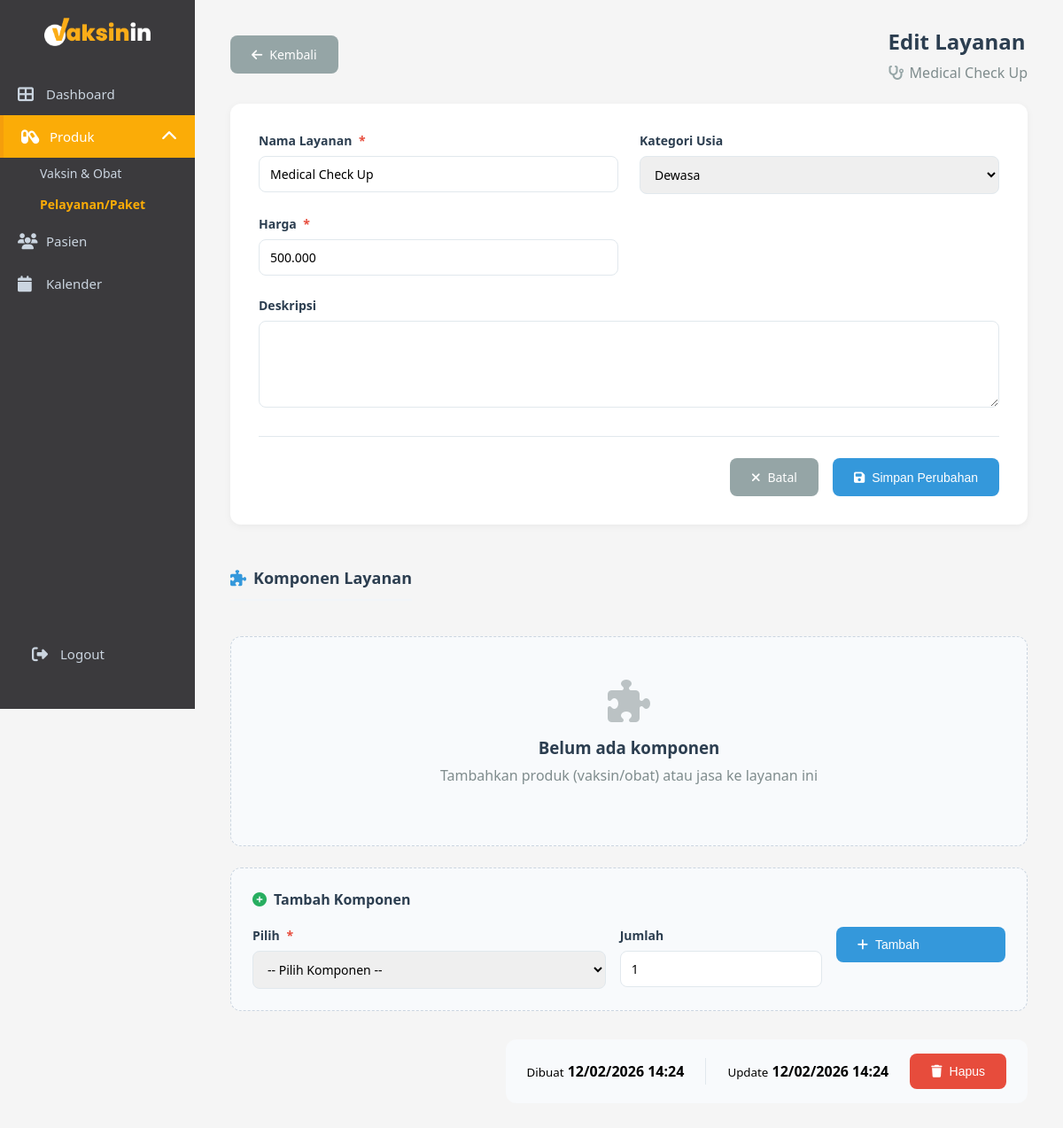
Page /admin/edit_pelayanan.php?id=11&tipe=pelayanan on the earlier database version.
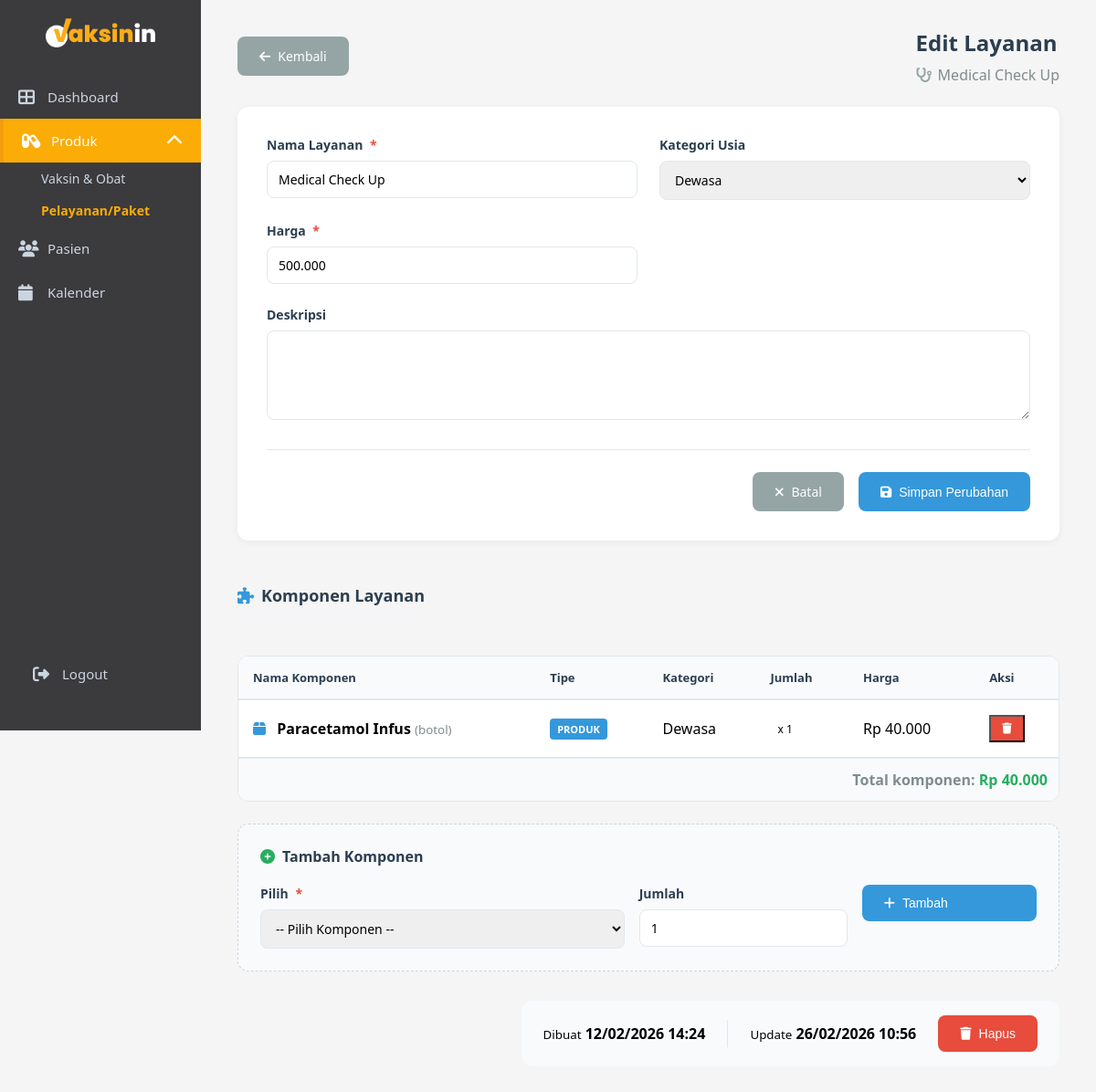
Same page on the later database version.
### tables this page shows
CREATE TABLE `services` (
  `id` int NOT NULL,
  `kode_layanan` varchar(50) DEFAULT NULL,
  `nama_layanan` varchar(255) NOT NULL,
  `kategori_usia` enum('Anak','Dewasa','Semua Usia') DEFAULT 'Semua Usia',
  `tipe` enum('pelayanan','paket','jasa') NOT NULL,
  `deskripsi` text,
  `harga` int DEFAULT '0',
  `kode_paket` varchar(50) DEFAULT NULL,
  `created_at` timestamp NULL DEFAULT CURRENT_TIMESTAMP,
  `updated_at` timestamp NULL DEFAULT CURRENT_TIMESTAMP ON UPDATE CURRENT_TIMESTAMP
);

CREATE TABLE `service_product_components` (
  `id` int NOT NULL,
  `service_id` int NOT NULL,
  `product_id` int NOT NULL,
  `quantity` int DEFAULT '1',
  `created_at` timestamp NULL DEFAULT CURRENT_TIMESTAMP,
  `updated_at` timestamp NULL DEFAULT NULL
);

CREATE TABLE `products` (
  `id` int NOT NULL,
  `kode_produk` varchar(50) DEFAULT NULL,
  `nama_produk` varchar(255) NOT NULL,
  `merk` varchar(100) DEFAULT NULL,
  `kategori` varchar(100) DEFAULT NULL,
  `jenis` varchar(50) DEFAULT NULL,
  `deskripsi` text,
  `satuan` varchar(20) DEFAULT 'dosis',
  `harga` int DEFAULT '0',
  `minimal_stok` int DEFAULT '10',
  `created_at` timestamp NULL DEFAULT CURRENT_TIMESTAMP,
  `updated_at` timestamp NULL DEFAULT CURRENT_TIMESTAMP ON UPDATE CURRENT_TIMESTAMP
);

### admin/edit_pelayanan.php (the view, shortened to what the changed rows need)
<?php
include "../config.php";
$id = $_GET['id'];
$sql = "SELECT * FROM services WHERE id = ?";
$stmt = $conn->prepare($sql);
$stmt->bind_param('i', $id);
$stmt->execute();
$service = $stmt->get_result()->fetch_assoc();
$produk_components = [];
$jasa_components = [];
if ($service['tipe'] === 'pelayanan') {
    $comp_products_sql = "
        SELECT spc.*,
               p.nama_produk as nama_komponen,
               p.kategori as kategori_komponen,
               'produk' as tipe_komponen,
               p.harga as harga_komponen,
               p.satuan
        FROM service_product_components spc
        JOIN products p ON p.id = spc.product_id
        WHERE spc.service_id = ?
        ORDER BY p.nama_produk
    ";
    $comp_products_stmt = $conn->prepare($comp_products_sql);
    if ($comp_products_stmt) {
        $comp_products_stmt->bind_param("i", $service['id']);
        $comp_products_stmt->execute();
        $produk_result = $comp_products_stmt->get_result();
        while ($row = $produk_result->fetch_assoc()) {
            $row['tipe'] = 'produk';
            $row['icon'] = 'fa-box';
            $row['color'] = '#3498db';
            $row['badge'] = 'badge-produk';
            $row['badge_text'] = 'PRODUK';
            $produk_components[] = $row;
        }
    }
    $all_components = array_merge($jasa_components, $produk_components);
}
?>
<!DOCTYPE html>
<html lang="id">
<head>
    <link rel="stylesheet" href="css/admin.css">
    <link rel="stylesheet" href="css/sidebar-toggle.css">
    <link rel="stylesheet" href="css/product-form.css">
    <link rel="stylesheet" href="css/edit_pelayanan.css">
    <link rel="stylesheet" href="https://cdnjs.cloudflare.com/ajax/libs/font-awesome/6.4.0/css/all.min.css">
</head>
<body>
    <div class="main-content">
        <div class="product-container">
            <div class="product-header-wrapper">
                <div class="product-title-section">
                    <h1>Edit <?= $service['tipe'] == 'pelayanan' ? 'Layanan' : 'Paket' ?></h1>
                    <p class="product-subtitle">
                        <i class="fas fa-<?= $service['tipe'] == 'pelayanan' ? 'stethoscope' : 'cubes' ?>"></i>
                        <?= htmlspecialchars($service['nama_layanan']) ?>
                    </p>
                </div>
            </div>
            <div class="product-form">
                <form method="POST">
                    <div class="form-grid">
                        <div class="form-group">
                            <label>Nama <?= $service['tipe'] == 'pelayanan' ? 'Layanan' : 'Paket' ?> <span class="required">*</span></label>
                            <input type="text" name="nama_layanan" required value="<?= htmlspecialchars($service['nama_layanan']) ?>">
                        </div>
                        <div class="form-group">
                            <label>Kategori Usia</label>
                            <select name="kategori_usia" class="form-control">
                                <option value="Dewasa" <?= $service['kategori_usia'] == 'Dewasa' ? 'selected' : '' ?>>Dewasa</option>
                            </select>
                        </div>
                        <div class="form-group">
                            <label>Harga <span class="required">*</span></label>
                            <input type="text" name="harga" id="harga" value="<?= number_format($service['harga'] ?? 0, 0, ',', '.') ?>" onkeyup="formatRupiah(this)">
                        </div>
                    </div>
                </form>
            </div>
            <div class="batch-management">
                <div class="batch-header">
                    <h2 class="section-title">
                        <i class="fas fa-<?= $service['tipe'] == 'pelayanan' ? 'puzzle-piece' : 'layer-group' ?>"></i>
                        <?= $service['tipe'] == 'pelayanan' ? 'Komponen Layanan' : 'Item Paket' ?>
                    </h2>
                </div>
                <?php if ($service['tipe'] === 'pelayanan'): ?>
                    <?php if (!empty($all_components)): ?>
                        <div class="batch-table-container">
                            <table class="batch-table">
                                <thead>
                                    <tr>
                                        <th>Nama Komponen</th>
                                        <th>Tipe</th>
                                        <th>Kategori</th>
                                        <th>Jumlah</th>
                                        <th>Harga</th>
                                        <th>Aksi</th>
                                    </tr>
                                </thead>
                                <tbody>
                                    <?php
                                    $total_komponen = 0;
                                    foreach ($all_components as $comp):
                                        $total_komponen += ($comp['harga_komponen'] ?? 0) * $comp['quantity'];
                                    ?>
                                    <tr>
                                        <td>
                                            <i class="fas <?= $comp['icon'] ?>" style="color: <?= $comp['color'] ?>; margin-right: 8px;"></i>
                                            <strong><?= htmlspecialchars($comp['nama_komponen']) ?></strong>
                                            <?php if (!empty($comp['satuan'])): ?>
                                                <small style="color: #7f8c8d;">(<?= $comp['satuan'] ?>)</small>
                                            <?php endif; ?>
                                        </td>
                                        <td>
                                            <span class="badge <?= $comp['badge'] ?>"><?= $comp['badge_text'] ?></span>
                                        </td>
                                        <td><?= htmlspecialchars($comp['kategori_komponen'] ?? '-') ?></td>
                                        <td><span class="stock-badge">x <?= $comp['quantity'] ?></span></td>
                                        <td class="price">Rp <?= number_format(($comp['harga_komponen'] ?? 0) * $comp['quantity'], 0, ',', '.') ?></td>
                                        <td>
                                            <form method="POST" onsubmit="return confirm('Hapus komponen ini?')">
                                                <button type="submit" class="btn-small btn-delete-batch"><i class="fas fa-trash"></i></button>
                                            </form>
                                        </td>
                                    </tr>
                                    <?php endforeach; ?>
                                </tbody>
                                <tfoot>
                                    <tr>
                                        <td colspan="6" style="text-align:right; padding:12px;">
                                            <span style="color:#7f8c8d;">Total komponen: </span>
                                            <span style="font-weight:600; color:#27ae60;">Rp <?= number_format($total_komponen, 0, ',', '.') ?></span>
                                        </td>
                                    </tr>
                                </tfoot>
                            </table>
                        </div>
                    <?php else: ?>
                        <div class="empty-state-batch">
                            <i class="fas fa-puzzle-piece"></i>
                            <h3>Belum ada komponen</h3>
                            <p>Tambahkan produk (vaksin/obat) atau jasa ke layanan ini</p>
                        </div>
                    <?php endif; ?>
                <?php endif; ?>
            </div>
            <div style="margin-top:32px; display:flex; justify-content:flex-end;">
                <div style="background:#f8fafc; padding:16px 24px; border-radius:12px; display:flex; gap:24px; align-items:center;">
                    <div>
                        <small>Dibuat</small>
                        <strong><?= date('d/m/Y H:i', strtotime($service['created_at'])) ?></strong>
                    </div>
                    <div>
                        <small>Update</small>
                        <strong><?= $service['updated_at'] ? date('d/m/Y H:i', strtotime($service['updated_at'])) : '-' ?></strong>
                    </div>
                </div>
            </div>
        </div>
    </div>
</body>
</html>

Differences in the rows shown:
changed services "Medical Check Up": updated_at "12/02/2026 14:24" → "26/02/2026 10:56"
added service_product_components: product.nama_produk "Paracetamol Infus", product.satuan "botol", badge_text "PRODUK", product.kategori "Dewasa", quantity "1", ($comp['harga_komponen'] ?? 0) * $comp['quantity'] "40.000"
Other differences:
$total_komponen: (not shown) → "40.000"
text no longer shown: "Belum ada komponen Tambahkan produk (vaksin/obat) atau jasa ke layanan ini"
text now shown: "Nama Komponen Tipe Kategori Jumlah Harga Aksi Total komponen: Rp"
